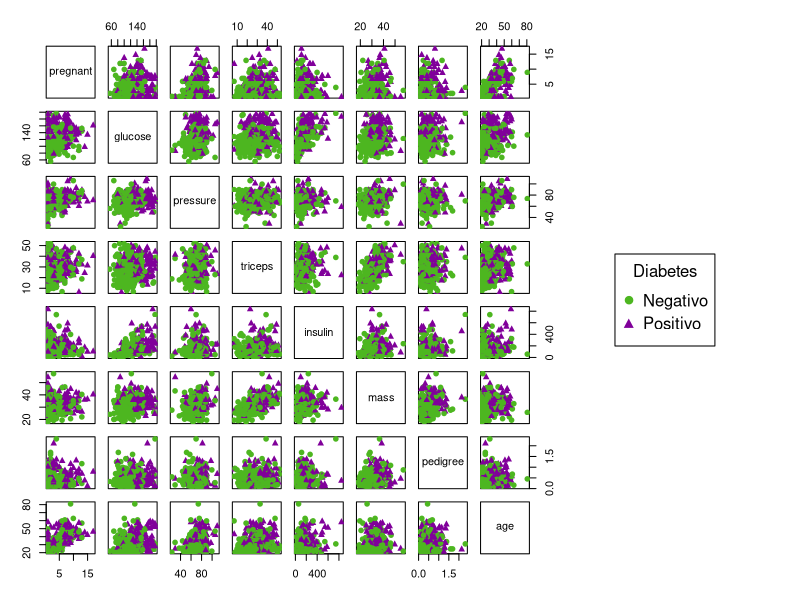
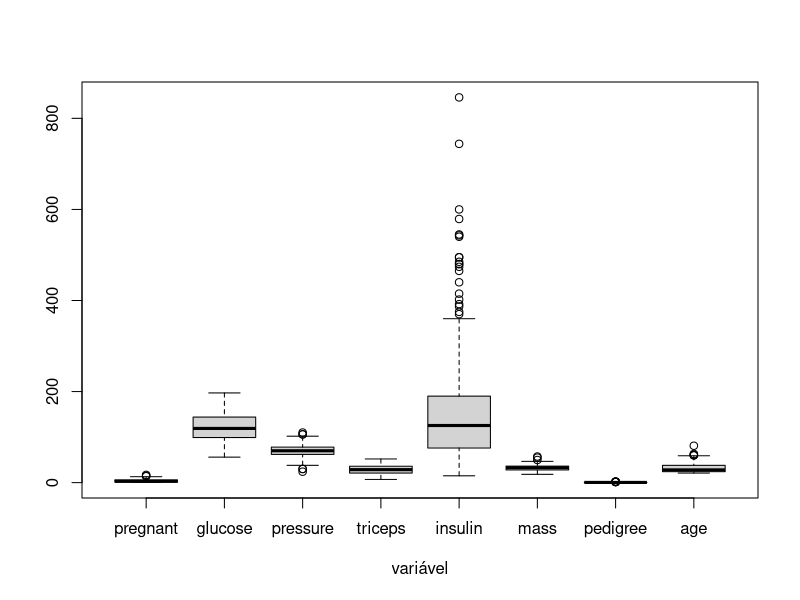
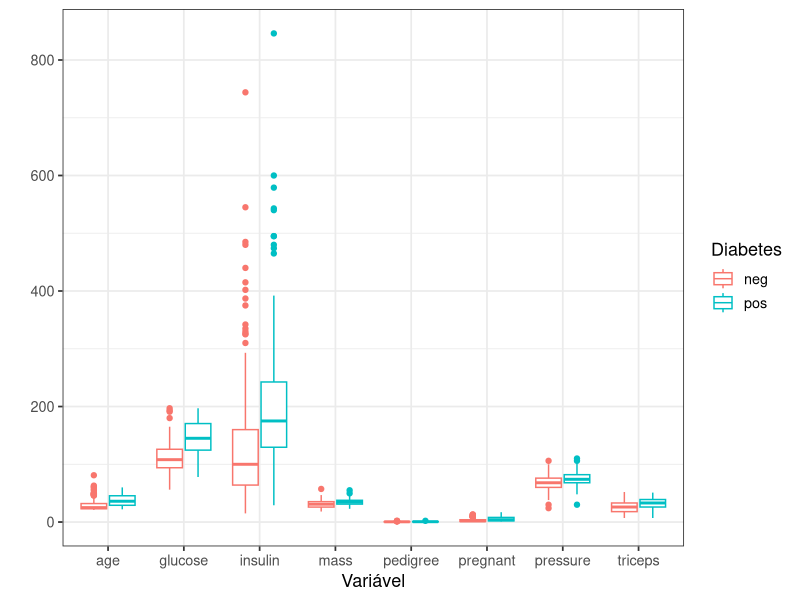
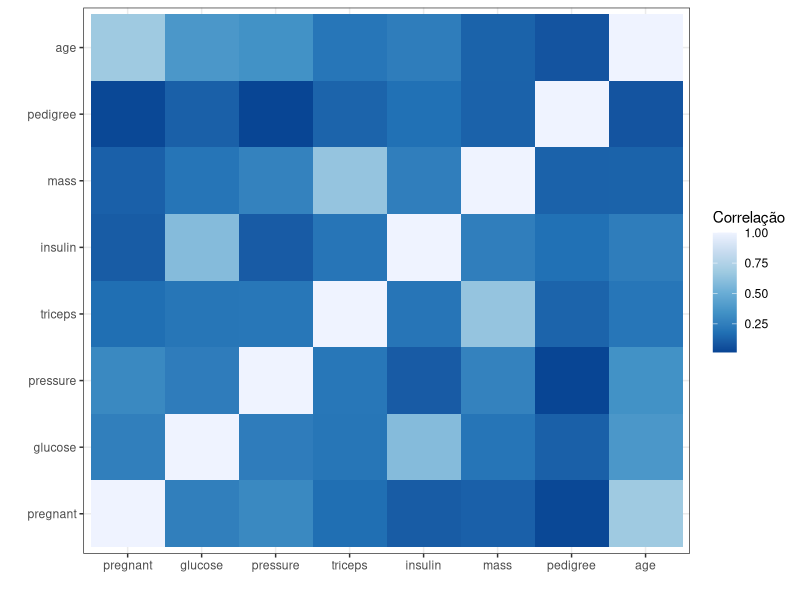
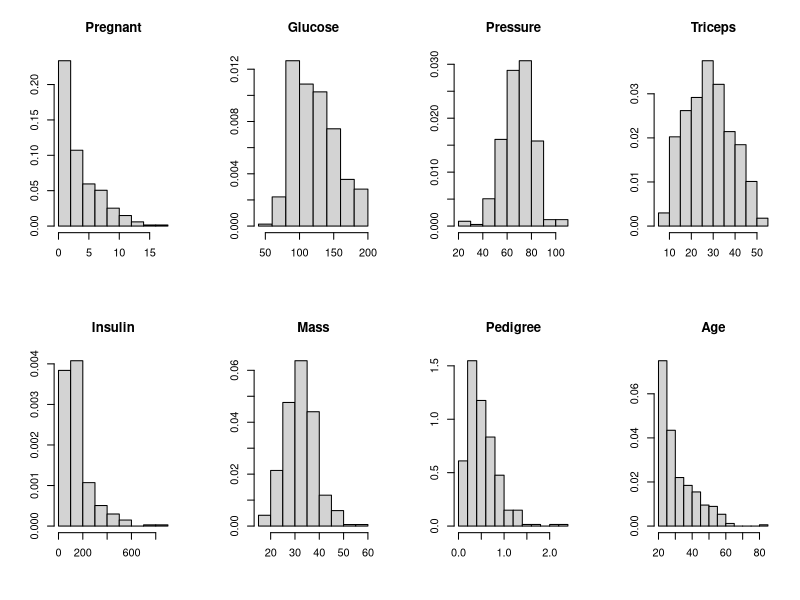
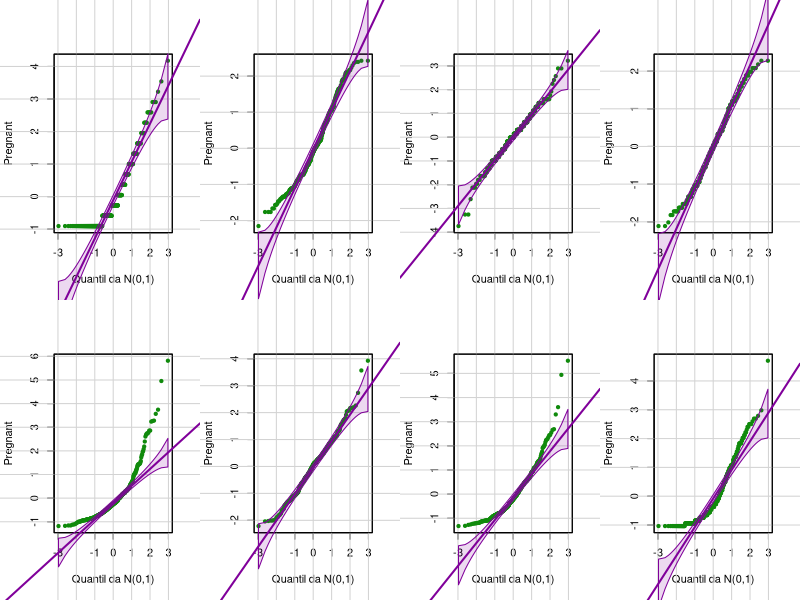

Reproduce these figures in R, in order.
library(tidyverse)
library(grid)
library(gridExtra)
library(car)
library(mlbench)
library(reshape2)

# Carregar os dados
data(PimaIndiansDiabetes)

# Substituindo os valores iguais a 0 por NA
PimaIndiansDiabetes[PimaIndiansDiabetes == 0] = NA

# Removendo os NA
pima <- PimaIndiansDiabetes %>% drop_na()


################################################################################
############################# Analise Descritiva ###############################
################################################################################

# Variáveis sumárias
medados <- rbind(apply(pima[-9],2,mean),
                 apply(pima[-9],2,var),
                 apply(pima[-9],2,sd),
                 100*apply(pima[-9],2,sd)/apply(pima[-9],2,mean),
                 apply(pima[-9],2,min),
                 apply(pima[-9],2,quantile,0.5),
                 apply(pima[-9],2,max))

rownames(medados)<-c("Média","Var.","DP","CV(%)","Mínimo","Mediana","Máximo")

medados

# Sumarias do grupo negativo
rbind(apply(pima[pima[9]=="neg",-9],2,mean),
      apply(pima[pima[9]=="neg",-9],2,var),
      apply(pima[pima[9]=="neg",-9],2,sd),
      100*apply(pima[pima[9]=="neg",-9],2,sd)/
        apply(pima[pima[9]=="neg",-9],2,mean),
      apply(pima[pima[9]=="neg",-9],2,min),
      apply(pima[pima[9]=="neg",-9],2,quantile,0.5),
      apply(pima[pima[9]=="neg",-9],2,max))

#Sumarias do grupo positivo
rbind(apply(pima[pima[9]=="pos",-9],2,mean),
      apply(pima[pima[9]=="pos",-9],2,var),
      apply(pima[pima[9]=="pos",-9],2,sd),
      100*apply(pima[pima[9]=="pos",-9],2,sd)/
        apply(pima[pima[9]=="pos",-9],2,mean),
      apply(pima[pima[9]=="pos",-9],2,min),
      apply(pima[pima[9]=="pos",-9],2,quantile,0.5),
      apply(pima[pima[9]=="pos",-9],2,max))


# Gráfico de dispersão
par(mfrow=c(1,1))
pairs(pima[-9],
      col = c("#4DB620", "#80009A")[pima$diabetes],   # Mudar cor por grupo
      pch = c("\u25CF", "\u25B2")[pima$diabetes],     # Mudar pontos por grupo
      #labels = c(),
      oma=c(3,3,3,20))
par(xpd = TRUE)
legend("right", col = c("#4DB620", "#80009A"), title = "Diabetes",
       pch = c("\u25CF", "\u25B2"), legend = c("Negativo","Positivo"))


# Boxplot geral
par(mfrow=c(1,1))
boxplot(pima[-9],xlab="variável")

# Boxplot por grupo
pima %>% gather("a", "b", -diabetes) %>%
  ggplot(aes(x=a, y=b, color=diabetes))+
  geom_boxplot()+
  labs(
    x = "Variável",
    y = "",
    color = "Diabetes"
  ) +
  theme_bw(base_size = 13)


# Correlograma
melt(cor(pima[-9])) %>% ggplot(aes(x=Var2, y=Var1, fill=value)) + 
  geom_tile()+ 
  scale_fill_distiller()+
  labs(x="", y="", fill="Correlação")+
  theme_bw()


# Histograma
par(mfrow=c(2,4))
for(i in 1:8){
  hist(as.numeric(unlist(pima[i])), probability=TRUE,
       main=stringr::str_to_title(colnames(pima)[i]), xlab="", ylab="")
}


# Gráfico Q-Q
par(mfrow=c(2,4))
for(i in 1:8){
  qqPlot(scale(pima[i]),dist="norm", id=F,
         mean=0,sd=1,col.lines="#80009A",pch = 19, col="#108A0C",
         xlab="Quantil da N(0,1)",ylab=stringr::str_to_title(colnames(pima)[1]))
}

################################################################################
################################# Modelagem ####################################
################################################################################
